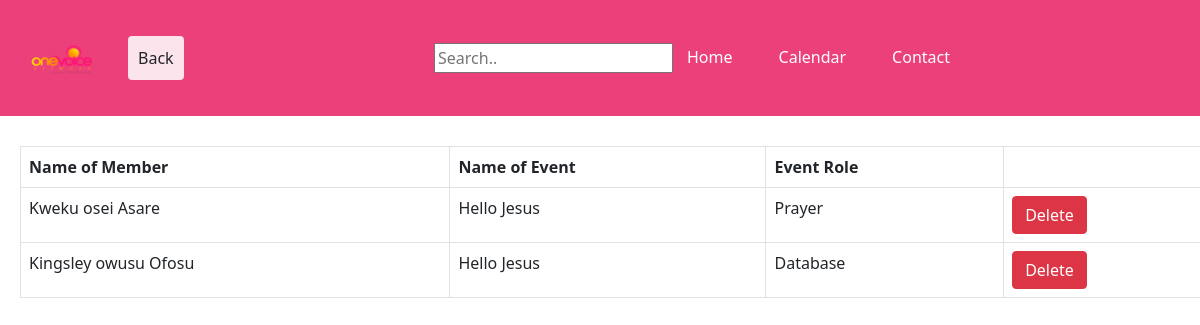
The page /events/hellojesus.php on the database its author committed.
### tables this page shows
CREATE TABLE `eventmember` (
  `personID` int(11) DEFAULT NULL,
  `eventID` int(11) DEFAULT NULL,
  `noofEvents` int(11) DEFAULT NULL,
  `eventrole` varchar(20) DEFAULT NULL
);

CREATE TABLE `eventss` (
  `eventID` int(11) NOT NULL,
  `eventName` varchar(30) NOT NULL,
  `location` varchar(20) DEFAULT NULL
);

### events/hellojesus.php (the view, shortened to what this page needs)
<?php
require "../php/database_connection_test.php";
function listing($conn){
    $aloud=mysqli_query($conn, "SELECT concat(P.fname, ' ', P.middlename, ' ', P.lname) as Fullname, Ev.eventName, Evm.eventrole
    from Members as M Inner Join Person as P on M.memID=P.personID
    Inner Join EventMember as Evm on Evm.personID=M.memID
    Inner Join Eventss as Ev on Ev.eventID=EvM.eventID
    where Ev.eventName like '%Hello Jesus%'");
    $data=mysqli_fetch_all($aloud,MYSQLI_ASSOC);
    return $data;
}
    $data=listing($conn);
$searchresult = [];
?>
<!DOCTYPE html>
<html lang="en">
<head>
    <link href="https://cdn.jsdelivr.net/npm/bootstrap@5.1.1/dist/css/bootstrap.min.css" rel="stylesheet">
    <link rel="stylesheet" type="text/css" href="../css/styles.css">
</head>
<body>
    <nav class="navbar navbar-expand-lg navbar-dark navbarcolor">
        <div class="container-fluid">
        <a class="navbar-brand " href="home.php"><img src="../images/logo.png" width="100" height="90"></a>
        <a href="../php/event.php"><button type="button" class="btn back-button">Back</button></a>
            <div class="collapse navbar-collapse" id="navbarText">
            <ul class="navbar-nav ms-auto mb-2 mb-lg-0 bars">
                <form action="" method="get" class="search-bar">
                        <li>
                            <input type="text" name= "searchbar"  placeholder="Search..">
                        </li>
                </form>
                <li class="nav-item">
                <a class="nav-link active barsbars" aria-current="page" href="home.php">Home</a>
                </li>
                <li class="nav-item">
                <a class="nav-link active barsbars" href="#">Calendar</a>
                </li>
                <li class="nav-item">
                <a class="nav-link active barsbars">Contact</a>
                </li>
            </ul>
            </div>
        </div>
    </nav>
    <div class="table-responsive">
        <table class="table table-hover table-color table-bordered att">
            <tr>
                <th>Name of Member</th>
                <th>Name of Event</th>
                <th>Event Role</th>
            </tr>
            <?php foreach($data as $q){ ?>
                <tr>
                    <?php if (in_array($q['Fullname'],$searchresult)) { ?>
                        <td class="highlight"><?php echo $q['Fullname'] ?></td>
                        <td class="highlight"><?php echo $q['eventName'] ?></td>
                        <td class="highlight"><?php echo $q['eventrole'] ?></td>
                        <td>
                                <form action="" method="post" onSubmit="onDelete(event)">
                                    <input class="btn btn-danger" type = "submit" name="Delete"  value="Delete"/>
                                    <input type="text" name="ID" value="<?php echo $q["memID"] ?>" hidden/>
                                </form>
                            </td>
                    <?php } else { ?>
                            <td><?php echo $q['Fullname']?></td>
                            <td><?php echo $q['eventName'] ?></td>
                            <td><?php echo $q['eventrole'] ?></td>
                            <td>
                                <form action="" method="post" onSubmit="onDelete(event)">
                                    <input class="btn btn-danger" type = "submit" name="Delete"  value="Delete"/>
                                </form>
                            </td>
                    <?php } ?>
                </tr>
            <?php } ?>
        </table>
    </div>
</body>
</html>

### css/navbar.css (style rules this page uses)
.bars { margin-right: 200px; }
.barsbars { margin-right: 30px; }
.navbarcolor { background-color: #ec407a; }

### css/attendance.css (style rules this page uses)
.att { margin-top:30px; margin-left: 20px; }
.search-bar { padding: 6px; }

### css/common.css (style rules this page uses)
body { background-color:white; position:relative; }
.back-button { background-color: #fce4ec; padding:9px; }

### rows shown on the page
eventmember: Fullname "Kweku osei Asare", eventID.eventName "Hello Jesus", eventrole "Prayer"
eventmember: Fullname "Kingsley owusu Ofosu", eventID.eventName "Hello Jesus", eventrole "Database"
